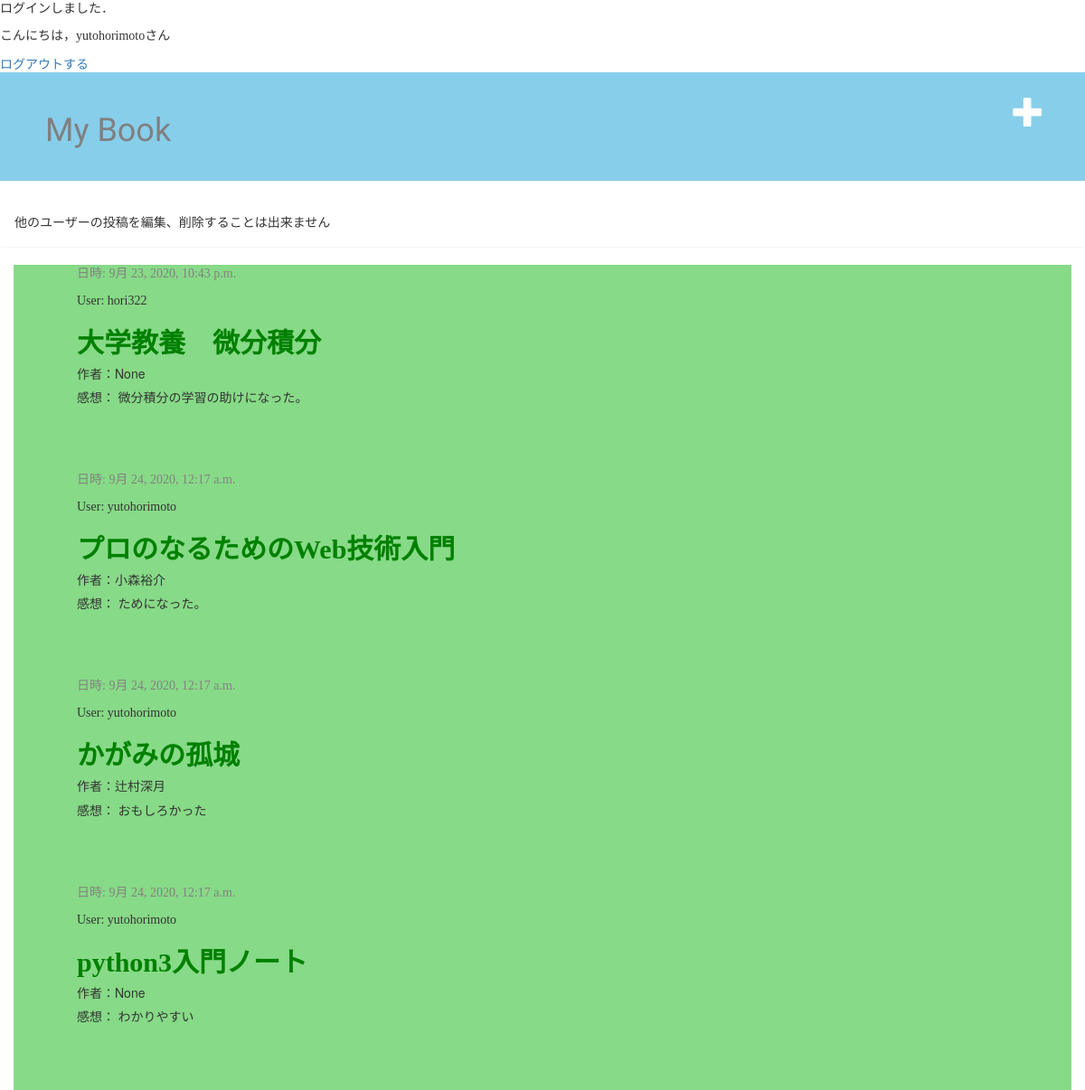
The app's page / (signed in), older data.
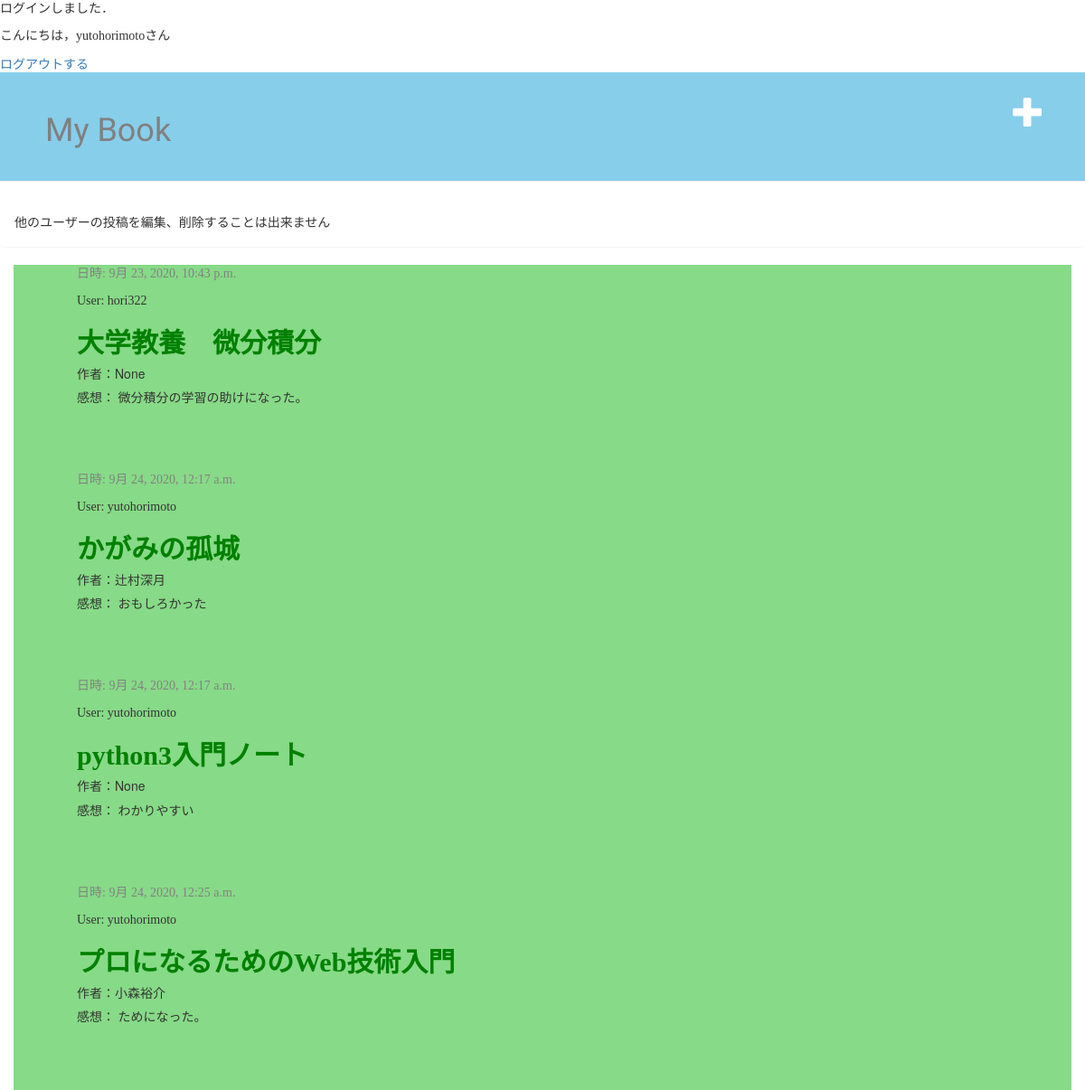
The same page, newer data.
### mybook/models.py (models this page shows, shortened)
class Post(models.Model):
    author = models.ForeignKey(settings.AUTH_USER_MODEL, on_delete=models.CASCADE)
    book_title = models.CharField(max_length=50)
    book_author = models.CharField(max_length=20,blank=True, null=True)
    book_label = models.IntegerField(choices=label_choices,blank=True, null=True)
    book_int = models.CharField(max_length=200,blank=True, null=True)
    text = models.TextField()
    created_date = models.DateTimeField(default=timezone.now)
    published_date = models.DateTimeField(blank=True, null=True)

### mybook/views.py (the view)
# urls.py: path('', views.post_list, name='post_list'),
@login_required
def post_list(request):
    posts = Post.objects.filter(published_date__lte=timezone.now()).order_by('published_date')
    return render(request, 'mybook/post_list.html', {'posts':posts})

### mybook/templates/mybook/post_list.html
{% extends 'mybook/base.html' %}
{% block content %}
        {% for post in posts %}
            <div class="post">
                <div class="date">
                    <p>日時: {{ post.published_date }}</p>
                </div>
                <p>User: {{ post.author}}</p>
                <h2><a href="{% url 'post_detail' pk=post.pk %}">{{ post.book_title }}</a></h2>
                <h5>作者：{{post.book_author}}</h5>
                <p>感想： {{ post.text|linebreaksbr }}</p>
            </div>
        {% endfor %}
{% endblock %}

Row changes from the older to the newer data that the page shows:
changed Post "小森裕介": published_date "9月 24, 2020, 12:17 a.m." → "9月 24, 2020, 12:25 a.m."; book_title "プロのなるためのWeb技術入門" → "プロになるためのWeb技術入門"; moves down the list
